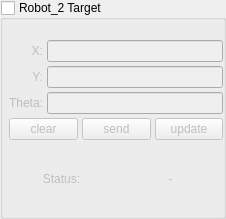
   <widget class="QGroupBox" name="groupBox_Target_robot2">
    <property name="geometry">
     <rect>
      <x>792</x>
      <y>240</y>
      <width>226</width>
      <height>219</height>
     </rect>
    </property>
    <property name="title">
     <string>Robot_2 Target</string>
    </property>
    <property name="checkable">
     <bool>true</bool>
    </property>
    <property name="checked">
     <bool>false</bool>
    </property>
    <widget class="QWidget" name="layoutWidget">
     <property name="geometry">
      <rect>
       <x>9</x>
       <y>40</y>
       <width>214</width>
       <height>173</height>
      </rect>
     </property>
     <layout class="QVBoxLayout" name="verticalLayout_20">
      <property name="spacing">
       <number>4</number>
      </property>
      <property name="sizeConstraint">
       <enum>QLayout::SetDefaultConstraint</enum>
      </property>
      <item>
       <layout class="QHBoxLayout" name="horizontalLayout_13">
        <item>
         <layout class="QVBoxLayout" name="verticalLayout_11">
          <item>
           <widget class="QLabel" name="label_12">
            <property name="layoutDirection">
             <enum>Qt::LeftToRight</enum>
            </property>
            <property name="text">
             <string>X:</string>
            </property>
            <property name="alignment">
             <set>Qt::AlignRight|Qt::AlignTrailing|Qt::AlignVCenter</set>
            </property>
           </widget>
          </item>
          <item>
           <widget class="QLabel" name="label_13">
            <property name="text">
             <string>Y:</string>
            </property>
            <property name="alignment">
             <set>Qt::AlignRight|Qt::AlignTrailing|Qt::AlignVCenter</set>
            </property>
           </widget>
          </item>
          <item>
           <widget class="QLabel" name="label_14">
            <property name="text">
             <string>Theta:</string>
            </property>
            <property name="alignment">
             <set>Qt::AlignRight|Qt::AlignTrailing|Qt::AlignVCenter</set>
            </property>
           </widget>
          </item>
         </layout>
        </item>
        <item>
         <layout class="QVBoxLayout" name="verticalLayout_12">
          <item>
           <widget class="QLineEdit" name="lineEdit_robot2_target_x"/>
          </item>
          <item>
           <widget class="QLineEdit" name="lineEdit_robot2_target_y"/>
          </item>
          <item>
           <widget class="QLineEdit" name="lineEdit_robot2_target_theta"/>
          </item>
         </layout>
        </item>
       </layout>
      </item>
      <item>
       <layout class="QVBoxLayout" name="verticalLayout_18">
        <item>
         <layout class="QHBoxLayout" name="horizontalLayout_14">
          <item>
           <widget class="QPushButton" name="pushButton_robot_2_clear">
            <property name="font">
             <font>
              <pointsize>9</pointsize>
             </font>
            </property>
            <property name="text">
             <string>clear</string>
            </property>
           </widget>
          </item>
          <item>
           <widget class="QPushButton" name="pushButton_robot_2_send">
            <property name="font">
             <font>
              <pointsize>9</pointsize>
             </font>
            </property>
            <property name="text">
             <string>send</string>
            </property>
           </widget>
          </item>
          <item>
           <widget class="QPushButton" name="pushButton_update_robot2">
            <property name="font">
             <font>
              <pointsize>9</pointsize>
             </font>
            </property>
            <property name="text">
             <string>update</string>
            </property>
           </widget>
          </item>
         </layout>
        </item>
        <item>
         <layout class="QHBoxLayout" name="horizontalLayout_17">
          <item>
           <widget class="QLabel" name="label_17">
            <property name="text">
             <string>Status:</string>
            </property>
            <property name="alignment">
             <set>Qt::AlignCenter</set>
            </property>
           </widget>
          </item>
          <item>
           <widget class="QLabel" name="label_target_status_robot2">
            <property name="text">
             <string>-</string>
            </property>
            <property name="alignment">
             <set>Qt::AlignCenter</set>
            </property>
           </widget>
          </item>
         </layout>
        </item>
       </layout>
      </item>
     </layout>
    </widget>
   </widget>
